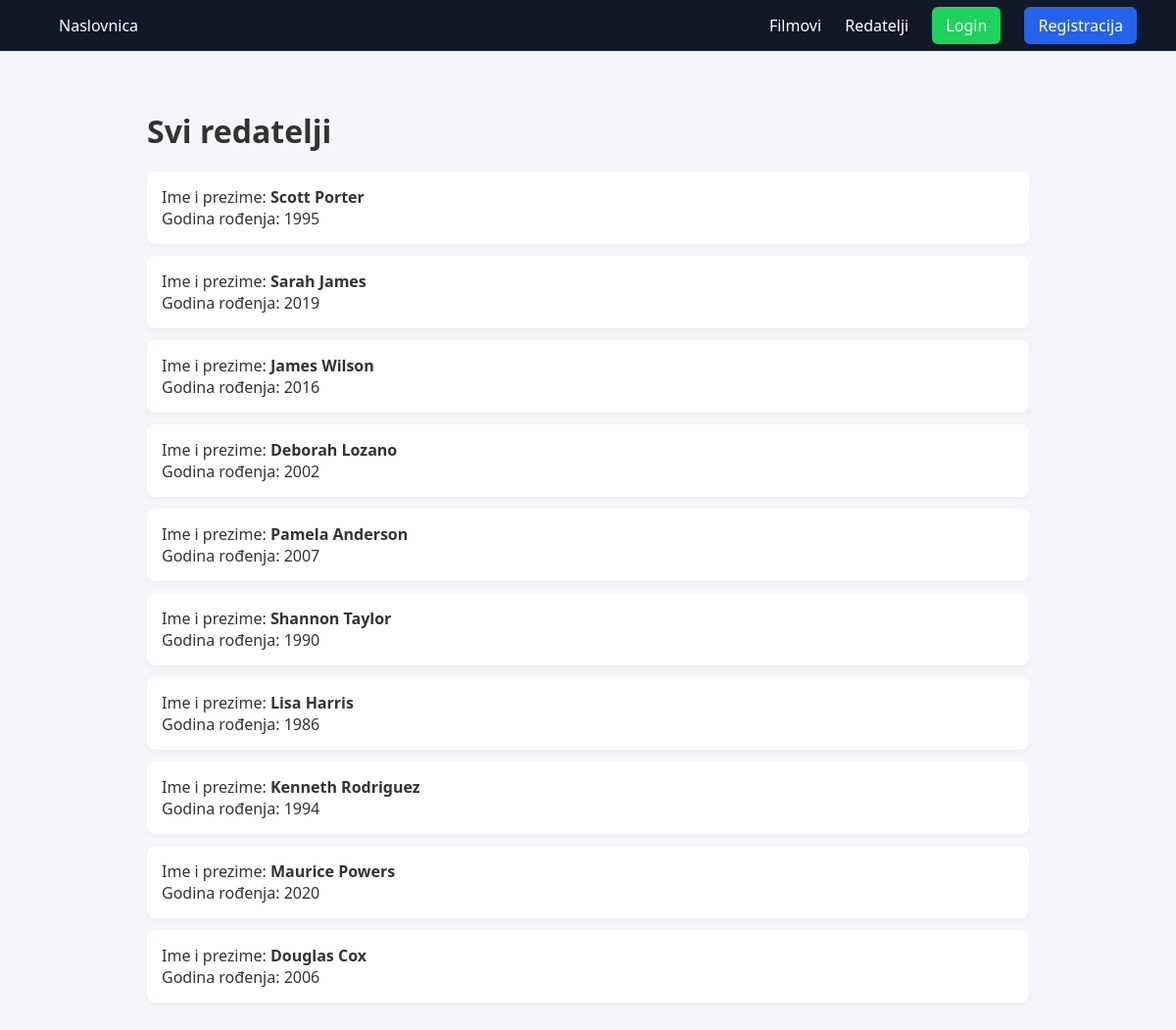
The page /directors/ on the database its author committed.
### main/models.py (models this page shows, shortened)
class Director(models.Model):
    name = models.CharField(max_length=100)
    birth_year = models.IntegerField(null=True, blank=True)

### main/views.py (the view)
# urls.py: path("directors/", DirectorListView.as_view(), name="director_list"),
class DirectorListView(ListView):
    model = Director
    template_name = "main/director_list.html"
    context_object_name = "directors"

### templates/main/director_list.html (shortened to what this page needs)
{% extends "base.html" %}
{% block content %}
<h1>Svi redatelji</h1>
<ul>
    {% for director in directors %}
        <li>
            Ime i prezime: <strong>{{ director.name }}</strong><br>
            {% if director.birth_year %}
                Godina rođenja: {{ director.birth_year }}
            {% endif %}
        </li>
    {% empty %}
        <li>Nema redatelja.</li>
    {% endfor %}
</ul>
{% endblock %}

### main/static/style.css (style rules this page uses)
* { margin: 0; padding: 0; }
body { font-family: 'Segoe UI', sans-serif; background-color: #f4f6f9; color: #333; }
h1, h2, h3 { margin-bottom: 20px; }
ul { list-style: none; }
li { background: white; padding: 15px; margin-bottom: 12px; border-radius: 8px; box-shadow: 0 2px 6px rgba(0,0,0,0.05); }

### rows shown on the page
Director: name "Scott Porter", birth_year "1995"
Director: name "Sarah James", birth_year "2019"
Director: name "James Wilson", birth_year "2016"
Director: name "Deborah Lozano", birth_year "2002"
Director: name "Pamela Anderson", birth_year "2007"
Director: name "Shannon Taylor", birth_year "1990"
Director: name "Lisa Harris", birth_year "1986"
Director: name "Kenneth Rodriguez", birth_year "1994"
Director: name "Maurice Powers", birth_year "2020"
Director: name "Douglas Cox", birth_year "2006"
